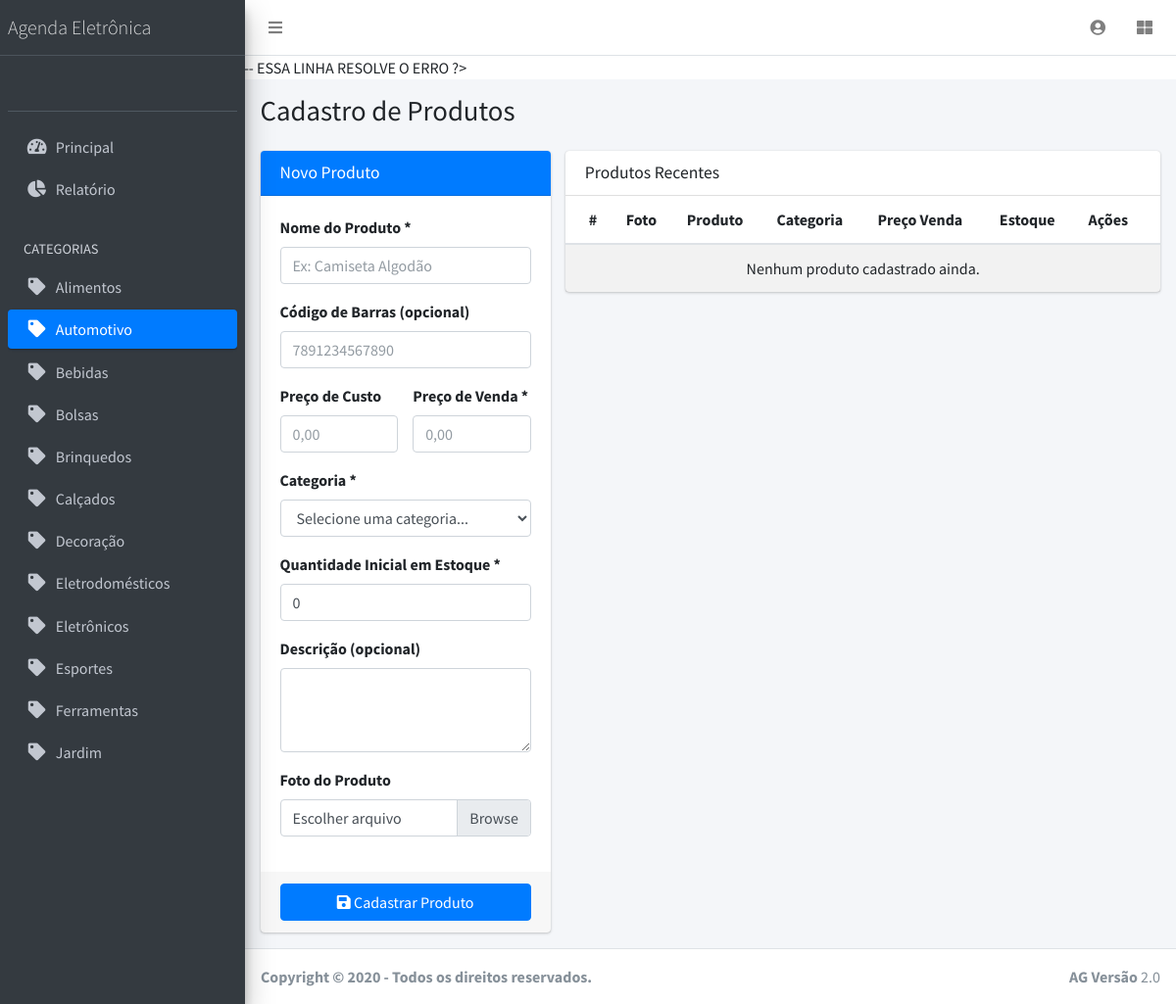
The page /paginas/home.php?pagina=categoria&id=20 on the database its author committed.
### tables this page shows
CREATE TABLE tb_categorias (
    id_categoria INT AUTO_INCREMENT PRIMARY KEY,
    nome_categoria VARCHAR(100) NOT NULL UNIQUE,
    descricao_categoria TEXT,
    id_user INT NOT NULL,
    data_cadastro DATETIME DEFAULT CURRENT_TIMESTAMP
);

### paginas/home.php (called while the page is built, shortened)
<?php
include_once('../includes/header.php');
$acao = filter_var(isset($_GET['acao']) ? $_GET['acao'] : 'bemvindo', FILTER_SANITIZE_STRING);
$paginas = [
    'bemvindo' => 'conteudo/cadastro_produto.php',
    'editar' => 'conteudo/update_contato.php',
    'perfil' => 'conteudo/perfil.php',
    'relatorio' => 'conteudo/relatorio.php'
    ,'categoria' => 'conteudo/categoria.php'
];
$pagina_incluir = isset($paginas[$acao]) ? $paginas[$acao] : $paginas['bemvindo'];
include_once($pagina_incluir);
include_once('../includes/footer.php');
?>

### paginas/conteudo/cadastro_produto.php (the view, shortened to what this page needs)
<?php
include('../config/conexao.php');
$id_user = $_SESSION['id_user'];
?>
$id_user = $_SESSION['id_user'];  // <--- ESSA LINHA RESOLVE O ERRO
?>
<div class="content-wrapper">
    <section class="content-header">
        <div class="container-fluid">
            <div class="row mb-2">
                <div class="col-sm-6">
                    <h1>Cadastro de Produtos</h1>
                </div>
            </div>
        </div>
    </section>
    <section class="content">
        <div class="container-fluid">
            <div class="row">
                <div class="col-md-4">
                    <div class="card card-primary">
                        <div class="card-header">
                            <h3 class="card-title">Novo Produto</h3>
                        </div>
                        <form method="post" enctype="multipart/form-data">
                            <div class="card-body">
                                <div class="form-group">
                                    <label>Nome do Produto *</label>
                                    <input type="text" name="nome_produto" class="form-control" required placeholder="Ex: Camiseta Algodão">
                                </div>
                                <div class="form-group">
                                    <label>Código de Barras (opcional)</label>
                                    <input type="text" name="codigo_barra" class="form-control" placeholder="7891234567890">
                                </div>
                                <div class="row">
                                    <div class="col-6">
                                        <div class="form-group">
                                            <label>Preço de Custo</label>
                                            <input type="text" name="preco_custo" class="form-control money" placeholder="0,00">
                                        </div>
                                    </div>
                                    <div class="col-6">
                                        <div class="form-group">
                                            <label>Preço de Venda *</label>
                                            <input type="text" name="preco_venda" class="form-control money" required placeholder="0,00">
                                        </div>
                                    </div>
                                </div>
                                <div class="form-group">
                                    <label>Categoria *</label>
                                  <select name="id_categoria" class="form-control" required>
    <option value="">Selecione uma categoria...</option>
</select>
                                </div>
                                <div class="form-group">
                                    <label>Quantidade Inicial em Estoque *</label>
                                    <input type="number" name="estoque_inicial" class="form-control" min="0" value="0" required>
                                </div>
                                <div class="form-group">
                                    <label>Descrição (opcional)</label>
                                    <textarea name="descricao_produto" class="form-control" rows="3"></textarea>
                                </div>
                                <div class="form-group">
                                    <label>Foto do Produto</label>
                                    <div class="custom-file">
                                        <label class="custom-file-label" for="foto">Escolher arquivo</label>
                                    </div>
                                </div>
                            </div>
                            <div class="card-footer">
                                <button type="submit" name="cadastrar" class="btn btn-primary btn-block">
                                    <i class="fas fa-save"></i> Cadastrar Produto
                                </button>
                            </div>
                        </form>
                    </div>
                </div>
                <div class="col-md-8">
                    <div class="card">
                        <div class="card-header">
                            <h3 class="card-title">Produtos Recentes</h3>
                        </div>
                        <div class="card-body p-0">
                            <table class="table table-striped">
                                <thead>
                                    <tr>
                                        <th>#</th>
                                        <th>Foto</th>
                                        <th>Produto</th>
                                        <th>Categoria</th>
                                        <th>Preço Venda</th>
                                        <th>Estoque</th>
                                        <th>Ações</th>
                                    </tr>
                                </thead>
                                <tbody>
                                    <?php
                                    $sql = "SELECT p.*, c.nome_categoria, COALESCE(v.estoque_atual, 0) as estoque_atual
                                            FROM tb_produtos p
                                            LEFT JOIN tb_categorias c ON p.id_categoria = c.id_categoria
                                            LEFT JOIN vw_estoque_atual v ON p.id_produto = v.id_produto
                                            WHERE p.id_user = ?
                                            ORDER BY p.id_produto DESC LIMIT 15";
                                    $stmt = $conect->prepare($sql);
                                    $stmt->execute([$id_user]);
                                    ?>
                                    <?php if ($stmt->rowCount() == 0) : ?>
                                        <tr><td colspan="7" class="text-center">Nenhum produto cadastrado ainda.</td></tr>
                                    <?php endif; ?>
                                </tbody>
                            </table>
                        </div>
                    </div>
                </div>
            </div>
        </div>
    </section>
</div>

### includes/header.php (shortened to what this page needs)
<!DOCTYPE html>
<html lang="pt_br">
<head>
  <link rel="stylesheet" href="../plugins/datatables-bs4/css/dataTables.bootstrap4.min.css">
  <link rel="stylesheet" href="../plugins/datatables-responsive/css/responsive.bootstrap4.min.css">
  <link rel="stylesheet" href="../plugins/fontawesome-free/css/all.min.css">
  <link rel="stylesheet" href="https://code.ionicframework.com/ionicons/2.0.1/css/ionicons.min.css">
  <link rel="stylesheet" href="../plugins/tempusdominus-bootstrap-4/css/tempusdominus-bootstrap-4.min.css">
  <link rel="stylesheet" href="../plugins/icheck-bootstrap/icheck-bootstrap.min.css">
  <link rel="stylesheet" href="../plugins/jqvmap/jqvmap.min.css">
  <link rel="stylesheet" href="../dist/css/adminlte.min.css">
  <link rel="stylesheet" href="../plugins/overlayScrollbars/css/OverlayScrollbars.min.css">
  <link rel="stylesheet" href="../plugins/daterangepicker/daterangepicker.css">
  <link rel="stylesheet" href="../plugins/summernote/summernote-bs4.css">
  <link rel="stylesheet" href="../dist/css/estilo.css">
</head>
<body class="hold-transition sidebar-mini layout-fixed">
<div class="wrapper">
  <nav class="main-header navbar navbar-expand navbar-white navbar-light">
    <ul class="navbar-nav">
      <li class="nav-item">
        <a class="nav-link" data-widget="pushmenu" href="#" role="button"><i class="fas fa-bars"></i></a>
      </li>
    </ul>
    <ul class="navbar-nav ml-auto">
      <li class="nav-item dropdown">
        <a class="nav-link" data-toggle="dropdown" href="#" title="Perfil e Saída">
          <i class="fas fa-user-circle"></i>
        </a>
      </li>
      <li class="nav-item">
        <a class="nav-link" data-widget="control-sidebar" data-slide="true" href="#" role="button">
          <i class="fas fa-th-large"></i>
        </a>
      </li>
    </ul>
  </nav>
  <aside class="main-sidebar sidebar-dark-primary elevation-4">
    <a href="index3.html" class="brand-link">
      <span class="brand-text font-weight-light">Agenda Eletrônica</span>
    </a>
    <div class="sidebar">
      <div class="user-panel mt-3 pb-3 mb-3 d-flex">
        <div class="image">
        </div>
        <div class="info">
        </div>
      </div>
      <nav class="mt-2">
        <ul class="nav nav-pills nav-sidebar flex-column" data-widget="treeview" role="menu" data-accordion="false">
          <li class="nav-item">
            <a href="home.php?acao=bemvindo" class="nav-link">
              <i class="nav-icon fas fa-tachometer-alt"></i>
              <p>
                Principal
              </p>
            </a>
          </li>
          <li class="nav-item">
            <a href="home.php?acao=relatorio" class="nav-link">
              <i class="nav-icon fas fa-chart-pie"></i>
              <p>
                Relatório
              </p>
            </a>
          </li>
          <li class="nav-header">CATEGORIAS</li>
          <?php
          include_once('../config/conexao.php');
          $sql_cat = $conect->query("SELECT * FROM tb_categorias ORDER BY nome_categoria ASC");
          while ($categoria = $sql_cat->fetch(PDO::FETCH_OBJ)) {
              $ativo = (isset($_GET['pagina']) && $_GET['pagina'] == 'categoria' && $_GET['id'] == $categoria->id_categoria) ? 'active' : '';
              echo '<li class="nav-item">
                      <a href="home.php?pagina=categoria&id='.$categoria->id_categoria.'" class="nav-link '.$ativo.'">
                        <i class="nav-icon fas fa-tag"></i>
                        <p>'.$categoria->nome_categoria.'</p>
                      </a>
                    </li>';
          }
          ?>
        </ul>
      </nav>
    </div>
  </aside>

### rows shown on the page
tb_categorias: nome_categoria "Alimentos"
tb_categorias: nome_categoria "Automotivo"
tb_categorias: nome_categoria "Bebidas"
tb_categorias: nome_categoria "Bolsas"
tb_categorias: nome_categoria "Brinquedos"
tb_categorias: nome_categoria "Calçados"
tb_categorias: nome_categoria "Decoração"
tb_categorias: nome_categoria "Eletrodomésticos"
tb_categorias: nome_categoria "Eletrônicos"
tb_categorias: nome_categoria "Esportes"
tb_categorias: nome_categoria "Ferramentas"
tb_categorias: nome_categoria "Jardim"
